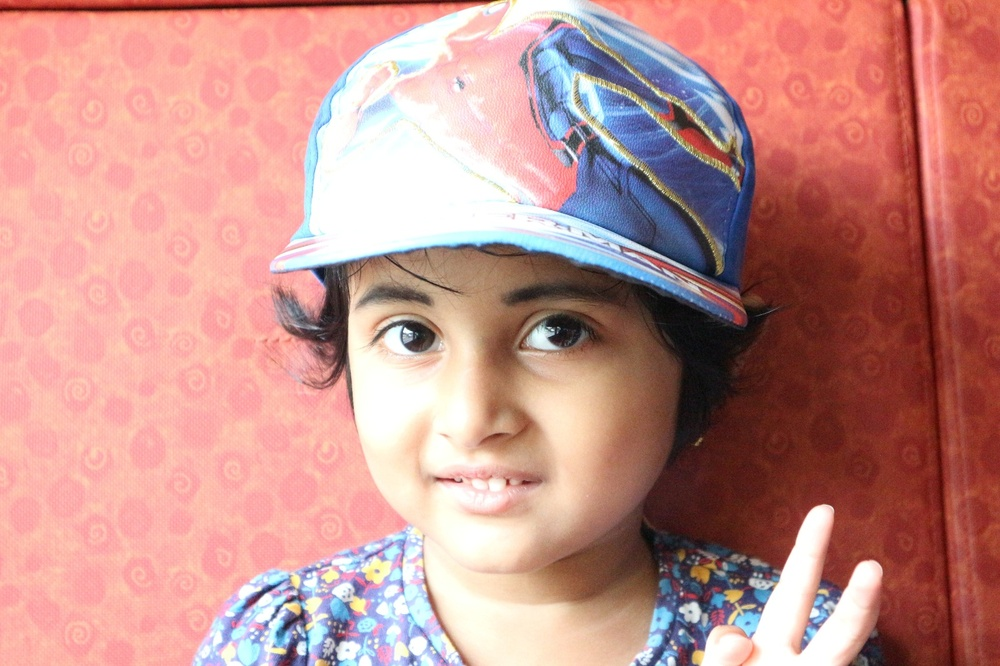
#> input picture images/TestImage.jpg, 1000 x 666 px, shrunk from 1600 x 1066 before the run, found by its file name
$ python facedetection.py
#> lines starting #> are read from the running program, lines starting #| are printed output that depends on the picture; after the words box and inside, x2 and y2 are one past the last pixel; in counts of white or black regions, pixels touching at a corner belong together
import cv2

face_cascade = cv2.CascadeClassifier(cv2.data.haarcascades + "haarcascade_frontalface_default.xml")
img = cv2.imread("D:\\PythonWebProject\\images\\TestImage.jpg", 1)
#> img is the input picture: shape (666, 1000, 3); mean B, G, R 138.3, 144.3, 197

#gray_img = cv2.cvtColor(img, cv2.COLOR_BGR2GRAY)

faces = face_cascade.detectMultiScale(img, scaleFactor = 1.05, minNeighbors = 5)
#> faces = [[578, 76, 69, 69], [271, 164, 413, 413]]

font = cv2.FONT_HERSHEY_SIMPLEX
for x,y,w,h in faces:
   img = cv2.rectangle(img, (x,y), (x + w, y + h), (0, 0 , 255), 3)
   cv2.putText(img, "What", (x - 3, y + 3), font, 4, (255, 0, 0), 2, cv2.LINE_AA, True)
#> this loop made 2 passes
#> pass 1, `img = cv2.rectangle(img, (x,y), (x + w, y + h), (0, 0 , 255), 3)`:
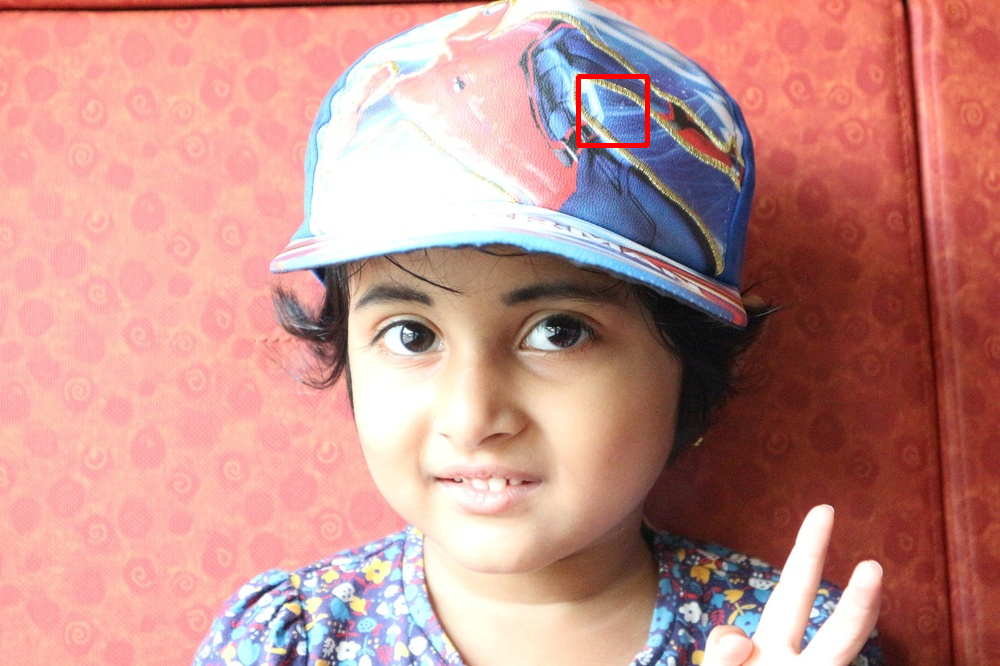
#> img: shape (666, 1000, 3); 0.21% of pixels changed, all inside (x1, y1, x2, y2) = (576, 74, 650, 148)
#> pass 2, `img = cv2.rectangle(img, (x,y), (x + w, y + h), (0, 0 , 255), 3)`:
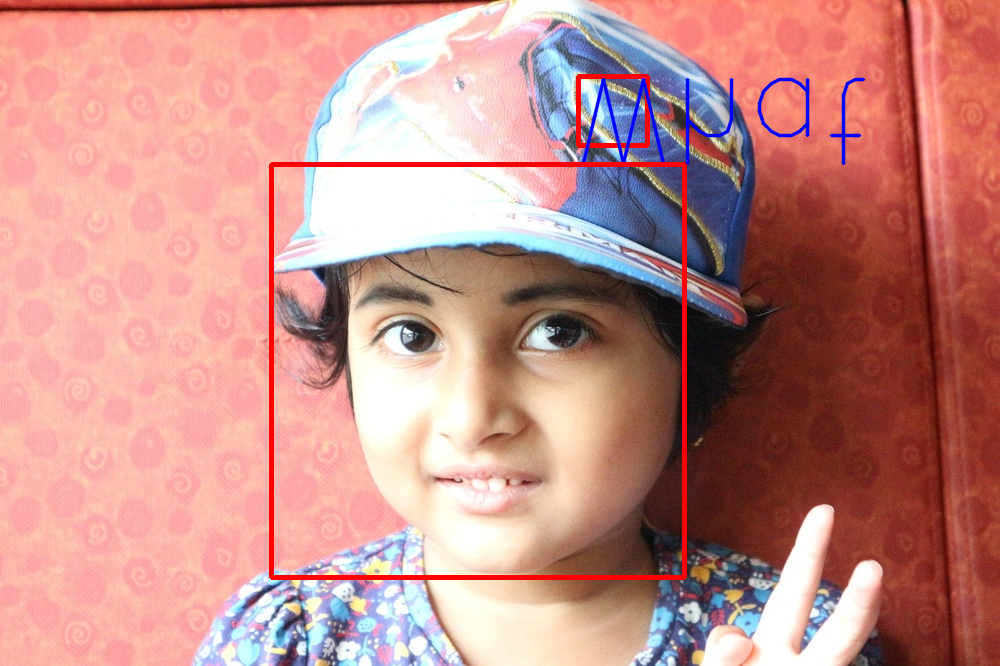
#> img: shape (666, 1000, 3); 1.85% of pixels changed, all inside (x1, y1, x2, y2) = (269, 77, 866, 580)
#> after the loop:
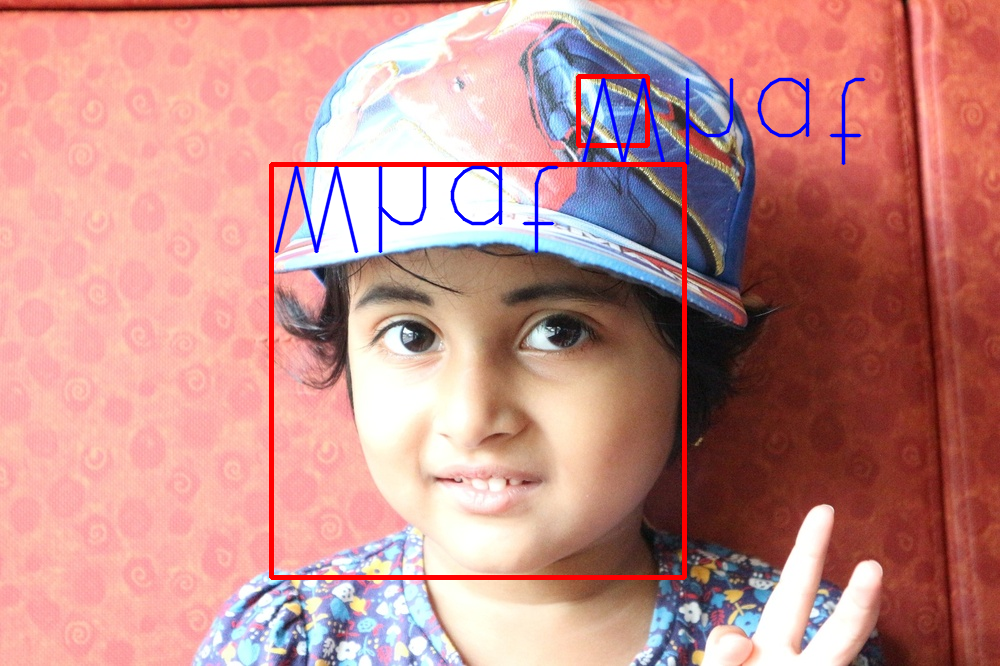
#> img: shape (666, 1000, 3); 0.62% of pixels changed, all inside (x1, y1, x2, y2) = (274, 165, 559, 254)

cv2.imshow("MyPuttani", img)
cv2.waitKey(0)

cv2.destroyAllWindows()

print(faces)
#| [[578  76  69  69]
#|  [271 164 413 413]]
